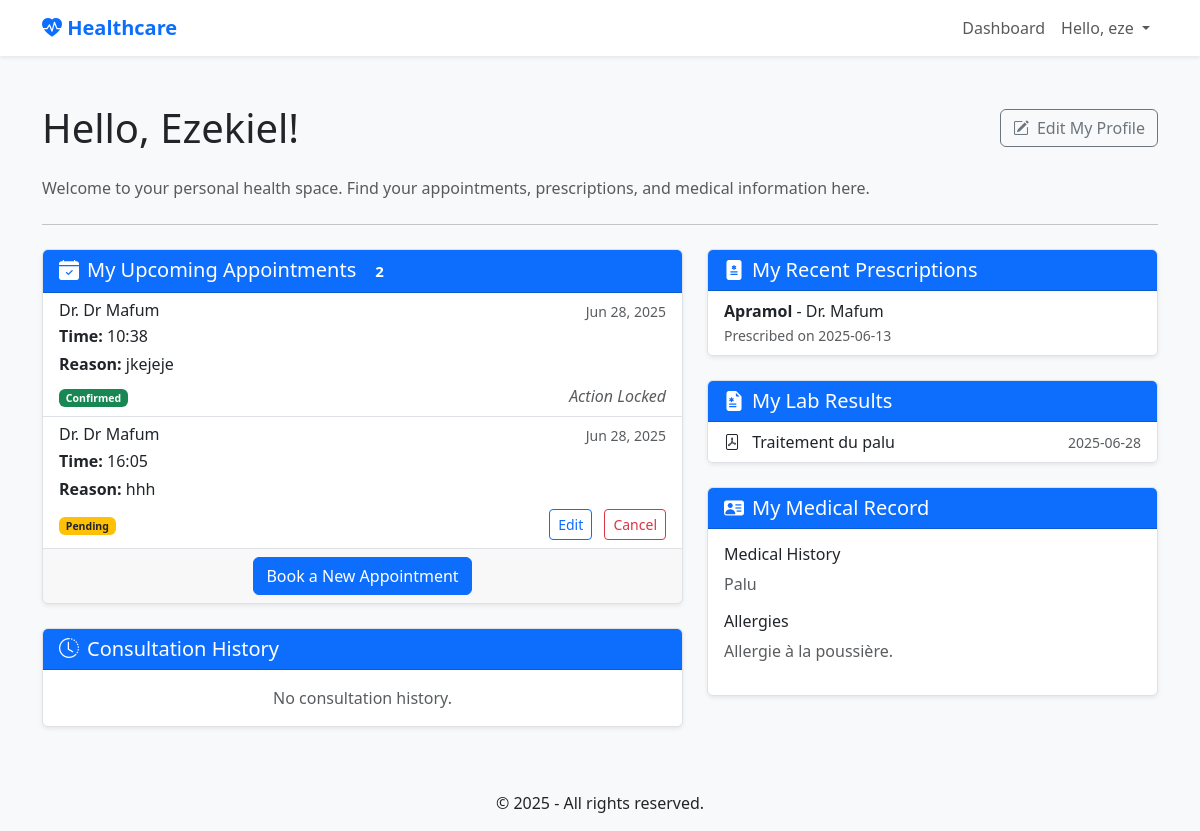
Before: /accounts/dashboard/patient/ (signed in) with the older database file.
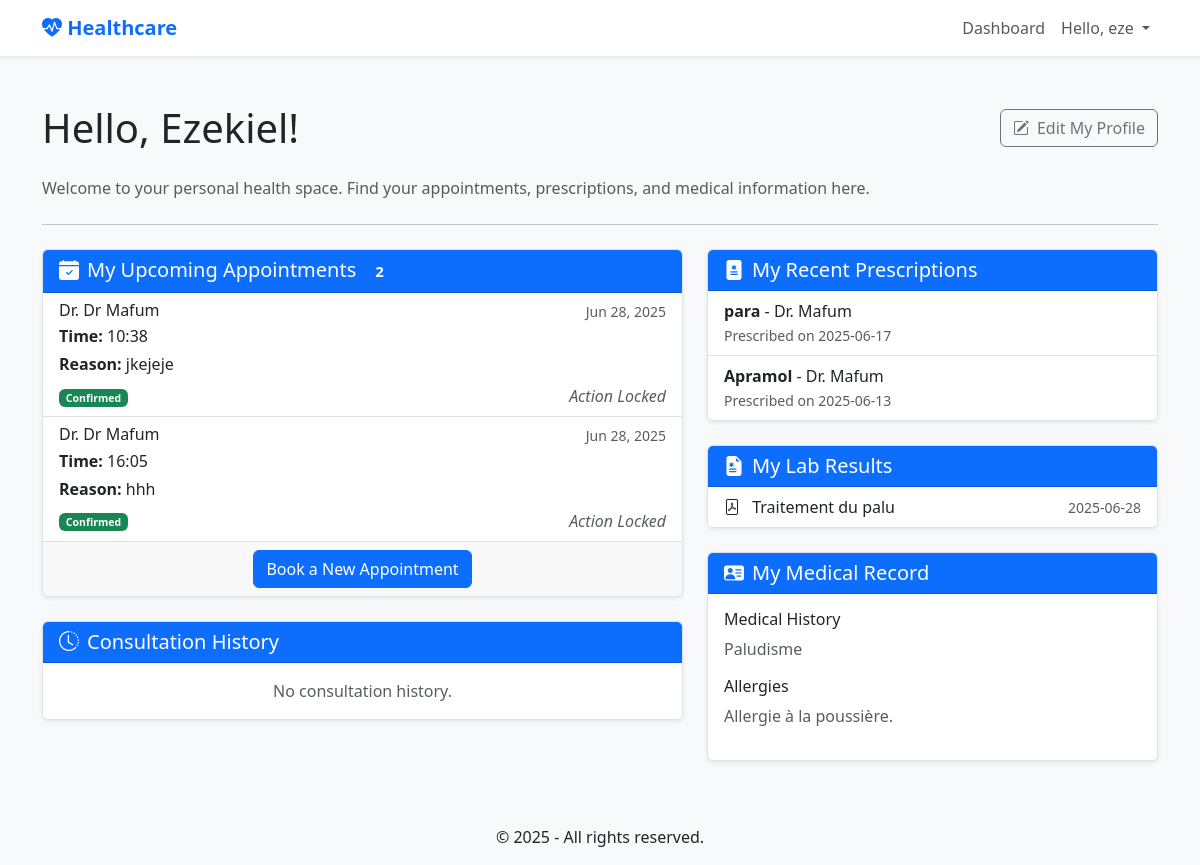
After: the same page with the newer database file.
### users/models.py (models this page shows, shortened)
class User(AbstractUser):
    ROLE_CHOICES = (
        ('PATIENT', 'Patient'),
        ('DOCTOR', 'Doctor'),
    )
    role = models.CharField(max_length=20, choices=ROLE_CHOICES, verbose_name="Role")
    telephone = models.CharField(max_length=20, blank=True, null=True, verbose_name="Phone number")
    ville = models.CharField(max_length=100, blank=True, null=True, verbose_name="Town")
    specialty = models.CharField(max_length=100, blank=True, null=True, verbose_name="Specialty (if doctor)")
    profile_picture = models.ImageField(upload_to='profile_pics/', null=True, blank=True, verbose_name="Profil Photo")

### appointments/models.py (models this page shows, shortened)
class Appointment(models.Model):
    STATUS_CHOICES = (
        ('PENDING', 'En attente'),
        ('CONFIRMED', 'Confirmé'),
        ('CANCELED', 'Annulé'),
        ('COMPLETED', 'Terminé'),
    )
    patient = models.ForeignKey(settings.AUTH_USER_MODEL, on_delete=models.CASCADE, related_name='patient_appointments', limit_choices_to={'role': 'PATIENT'})
    doctor = models.ForeignKey(settings.AUTH_USER_MODEL, on_delete=models.CASCADE, related_name='doctor_appointments', limit_choices_to={'role': 'DOCTOR'})
    appointment_date = models.DateTimeField(verbose_name="Date and time of the appointment")
    reason = models.TextField(verbose_name="Pattern")
    status = models.CharField(max_length=15, choices=STATUS_CHOICES, default='PENDING')
    created_at = models.DateTimeField(auto_now_add=True)
    class Meta:
        ordering = ['-appointment_date']

### records/models.py (models this page shows, shortened)
class Prescription(models.Model):
    patient = models.ForeignKey(settings.AUTH_USER_MODEL, on_delete=models.CASCADE, related_name='prescriptions', limit_choices_to={'role': 'PATIENT'})
    doctor = models.ForeignKey(settings.AUTH_USER_MODEL, on_delete=models.CASCADE, related_name='issued_prescriptions', limit_choices_to={'role': 'DOCTOR'})
    appointment = models.ForeignKey(Appointment, on_delete=models.SET_NULL, null=True, blank=True)
    medication_name = models.CharField(max_length=200, verbose_name="Medicine")
    dosage = models.CharField(max_length=100, verbose_name="Dosage")
    instructions = models.TextField(verbose_name="Instructions")
    created_at = models.DateTimeField(auto_now_add=True)
    class Meta:
        ordering = ['-created_at']

class LabResult(models.Model):
    patient = models.ForeignKey(settings.AUTH_USER_MODEL, on_delete=models.CASCADE, related_name='lab_results', limit_choices_to={'role': 'PATIENT'})
    doctor = models.ForeignKey(settings.AUTH_USER_MODEL, on_delete=models.CASCADE, related_name='issued_lab_results', limit_choices_to={'role': 'DOCTOR'})
    title = models.CharField(max_length=200, verbose_name="Title of the analysis")
    result_date = models.DateField(verbose_name="Result date")
    attachment = models.FileField(upload_to='lab_results/%Y/%m/%d/', verbose_name="Fichier joint")
    notes = models.TextField(blank=True, verbose_name="Doctor's Notes")
    created_at = models.DateTimeField(auto_now_add=True)
    class Meta:
        ordering = ['-result_date']

class MedicalRecord(models.Model):
    patient = models.OneToOneField(settings.AUTH_USER_MODEL, on_delete=models.CASCADE, limit_choices_to={'role': 'PATIENT'})
    medical_history = models.TextField(blank=True, verbose_name="Medical History")
    allergies = models.TextField(blank=True, verbose_name="Allergies")

### users/decorators.py (the view)
        def _wrapped_view(request, *args, **kwargs):
            if not request.user.is_authenticated:
                return user_passes_test(lambda u: u.is_authenticated)(view_func)(request, *args, **kwargs)
            if request.user.role in allowed_roles:
                return view_func(request, *args, **kwargs)
            else:
                raise PermissionDenied

### core/templatetags/core_tags.py (called while the page is built)
@register.simple_tag #décorateur qui transforme une simple fonction Python (qui retourne une valeur) en un tag utilisable dans les templates.
def current_year():
    return datetime.date.today().year

### users/templates/users/patient_dashboard.html (shortened to what this page needs)
{% extends 'base.html' %}
{% block content %}
<div class="d-flex justify-content-between align-items-center mb-4">
    <h1 class="mb-0">Hello, {{ user.first_name|default:user.username }}!</h1>
    <a href="{% url 'users:profile_update' %}" class="btn btn-outline-secondary"><i class="bi bi-pencil-square me-2"></i>Edit My Profile</a>
</div>
<p class="text-muted">Welcome to your personal health space. Find your appointments, prescriptions, and medical information here.</p>
<hr class="my-4">
<div class="row g-4">
    <div class="col-lg-7">
        <div class="card shadow-sm">
            <div class="card-header bg-primary text-white">
                <h5 class="mb-0"><i class="bi bi-calendar-check-fill me-2"></i>My Upcoming Appointments
                    <span class="badge bg-primary ms-1 align-items-center">{{ upcoming_appointments.count }}</span>
                </h5>
            </div>
            <div class="list-group list-group-flush">
                {% for rdv in upcoming_appointments %}
                    <div class="list-group-item">
                        <div class="d-flex w-100 justify-content-between">
                            <h6 class="mb-1">Dr. {{ rdv.doctor.get_full_name }}</h6>
                            <small class="text-muted">{{ rdv.appointment_date|date:"M d, Y" }}</small>
                        </div>
                        <p class="mb-1"><strong>Time:</strong> {{ rdv.appointment_date|date:"H:i" }}</p>
                        <p class="mb-1"><strong>Reason:</strong> {{ rdv.reason|truncatewords:15 }}</p>
                        <div class="d-flex justify-content-between align-items-center mt-2">
                        <small>
                            {% if rdv.status == 'CONFIRMED' %}
                                <span class="badge bg-success">Confirmed</span>
                            {% elif rdv.status == 'PENDING' %}
                                <span class="badge bg-warning text-dark">Pending</span>
                            {% endif %}
                        </small>
                        <div>
                            {% if rdv.status == 'PENDING' %}
                                <a href="{% url 'appointments:update' pk=rdv.pk %}" class="btn btn-sm btn-outline-primary me-2">Edit</a>
                                <form action="{% url 'appointments:delete' pk=rdv.pk %}" method="post" class="d-inline" onsubmit="return confirm('Are you sure you want to cancel this appointment?');">
                                    <button type="submit" class="btn btn-sm btn-outline-danger">Cancel</button>
                                </form>
                            {% elif rdv.status == 'CONFIRMED' %}
                                <span class="text-muted fst-italic">Action Locked</span>
                            {% endif %}
                        </div>
                    </div>
                    </div>
                {% empty %}
                    <div class="list-group-item text-center p-4">
                        <p class="text-muted mb-0">You have no scheduled appointments.</p>
                    </div>
                {% endfor %}
            </div>
            <div class="card-footer text-center">
                <a href="{% url 'appointments:create' %}" class="btn btn-primary">Book a New Appointment</a>
            </div>
        </div>
        <div class="card shadow-sm mt-4">
            <div class="card-header">
                <h5 class="mb-0"><i class="bi bi-clock-history me-2"></i>Consultation History</h5>
            </div>
            <div class="list-group list-group-flush" style="max-height: 400px; overflow-y: auto;">
                {% for rdv in past_appointments %}
                    <a href="#" class="list-group-item list-group-item-action">
                        <div class="d-flex w-100 justify-content-between">
                            <h6 class="mb-1">Dr. {{ rdv.doctor.get_full_name }}</h6>
                            <small class="text-muted">{{ rdv.appointment_date|date:"M d, Y" }}</small>
                        </div>
                        <p class="mb-1 text-muted">Reason: {{ rdv.reason|truncatewords:15 }}</p>
                    </a>
                {% empty %}
                     <div class="list-group-item text-center p-3">
                        <p class="text-muted mb-0">No consultation history.</p>
                    </div>
                {% endfor %}
            </div>
        </div>
    </div>
    <div class="col-lg-5">
        <div class="card shadow-sm mb-4">
            <div class="card-header">
                <h5 class="mb-0"><i class="bi bi-file-medical-fill me-2"></i>My Recent Prescriptions</h5>
            </div>
            <div class="list-group list-group-flush">
                {% for pres in prescriptions|slice:":5" %}
                    <a href="#" class="list-group-item list-group-item-action">
                        <strong>{{ pres.medication_name }}</strong> - Dr. {{ pres.doctor.last_name }}
                        <br>
                        <small class="text-muted">Prescribed on {{ pres.created_at|date:"Y-m-d" }}</small>
                    </a>
                {% empty %}
                    <div class="list-group-item">
                        <p class="text-muted mb-0">No prescriptions found.</p>
                    </div>
                {% endfor %}
            </div>
        </div>
        <div class="card shadow-sm mt-4">
            <div class="card-header">
                <h5 class="mb-0"><i class="bi bi-file-earmark-medical-fill me-2"></i>My Lab Results</h5>
            </div>
            <div class="list-group list-group-flush">
                {% for result in lab_results %}
                    <a href="{{ result.attachment.url }}" target="_blank" class="list-group-item list-group-item-action d-flex justify-content-between align-items-center">
                        <span>
                            <i class="bi bi-file-pdf me-2"></i> {{ result.title }}
                        </span>
                        <small class="text-muted">{{ result.result_date|date:"Y-m-d" }}</small>
                    </a>
                {% empty %}
                    <div class="list-group-item">
                        <p class="text-muted mb-0">No lab results found.</p>
                    </div>
                {% endfor %}
            </div>
        </div>
        <div class="card shadow-sm  mt-4">
            <div class="card-header">
                <h5 class="mb-0"><i class="bi bi-person-vcard-fill me-2"></i>My Medical Record</h5>
            </div>
            <div class="card-body">
                <h6>Medical History</h6>
                <p class="text-muted">{{ medical_record.medical_history|linebreaksbr|default:"No medical history provided." }}</p>
                <h6>Allergies</h6>
                <p class="text-muted">{{ medical_record.allergies|linebreaksbr|default:"No allergies listed." }}</p>
            </div>
        </div>
    </div>
</div>
{% endblock %}

### templates/base.html (shortened to what this page needs)
{% load static %}
{% load core_tags %}
<!DOCTYPE html>
<html lang="en">
<head>
    <link href="https://cdn.jsdelivr.net/npm/bootstrap@5.3.0/dist/css/bootstrap.min.css" rel="stylesheet">
    <link rel="stylesheet" href="https://cdn.jsdelivr.net/npm/bootstrap-icons@1.10.5/font/bootstrap-icons.css">
    <link rel="stylesheet" href="{% static 'core/css/style.css' %}">
</head>
<body>
    <nav class="navbar navbar-expand-lg navbar-light bg-white shadow-sm">
        <div class="container">
            <a class="navbar-brand" href="{% url 'core:home' %}"><i class="bi bi-heart-pulse-fill"></i> Healthcare</a>
            <div class="collapse navbar-collapse" id="navbarNav">
                <ul class="navbar-nav ms-auto">
                    {% if user.is_authenticated %}
                        <li class="nav-item"><a class="nav-link" href="{% url 'users:dashboard-redirect' %}">Dashboard</a></li>
                        <li class="nav-item dropdown">
                          <a class="nav-link dropdown-toggle" href="#" role="button" data-bs-toggle="dropdown" aria-expanded="false">
                            Hello, {{ user.username }}
                          </a>
                    {% else %}
                        <li class="nav-item"><a class="nav-link" href="{% url 'users:login' %}">Login</a></li>
                        <li class="nav-item"><a class="btn btn-primary ms-2" href="{% url 'users:register' %}">Patient Sign Up</a></li>
                    {% endif %}
                </ul>
            </div>
        </div>
    </nav>
    <main class="container my-5">
        {% block content %}{% endblock %}
    </main>
    <footer class="bg-light text-center text-lg-start mt-auto py-3">
        <div class="text-center">
            © {% current_year %} - All rights reserved.
        </div>
    </footer>
</body>
</html>

### core/static/core/css/style.css (style rules this page uses)
:root { --primary-color: #0d6efd; --secondary-color: #6c757d; --success-color: #198754; --light-bg: #f8f9fa; --border-color: #dee2e6; }
body { background-color: var(--light-bg); font-family: 'Segoe UI', Tahoma, Geneva, Verdana, sans-serif; }
.navbar-brand { font-weight: bold; color: var(--primary-color) !important; }
.card { border: 1px solid var(--border-color); box-shadow: 0 4px 8px rgba(0,0,0,0.05); transition: transform 0.2s; }
.card-header { background-color: var(--primary-color); color: white; font-weight: 500; }
.btn-primary { background-color: var(--primary-color); border-color: var(--primary-color); }

Changed rows visible on the page:
changed Appointment "hhh": status "Pending Edit Cancel" → "Confirmed Action Locked"
added Prescription: medication_name "para", doctor.last_name "Mafum", created_at "2025-06-17"
changed MedicalRecord "Allergie à la poussière.": medical_history "Palu" → "Paludisme"
